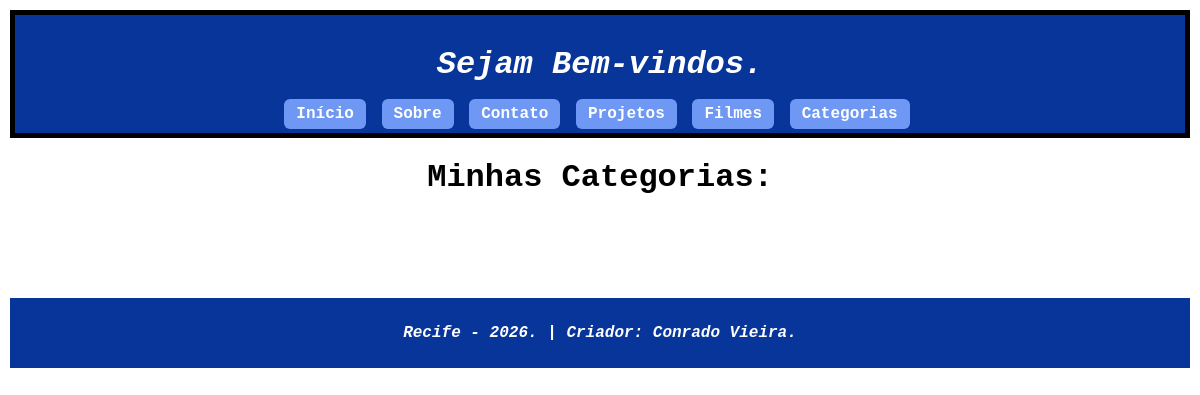
The page /categoria/ on the database as committed earlier.
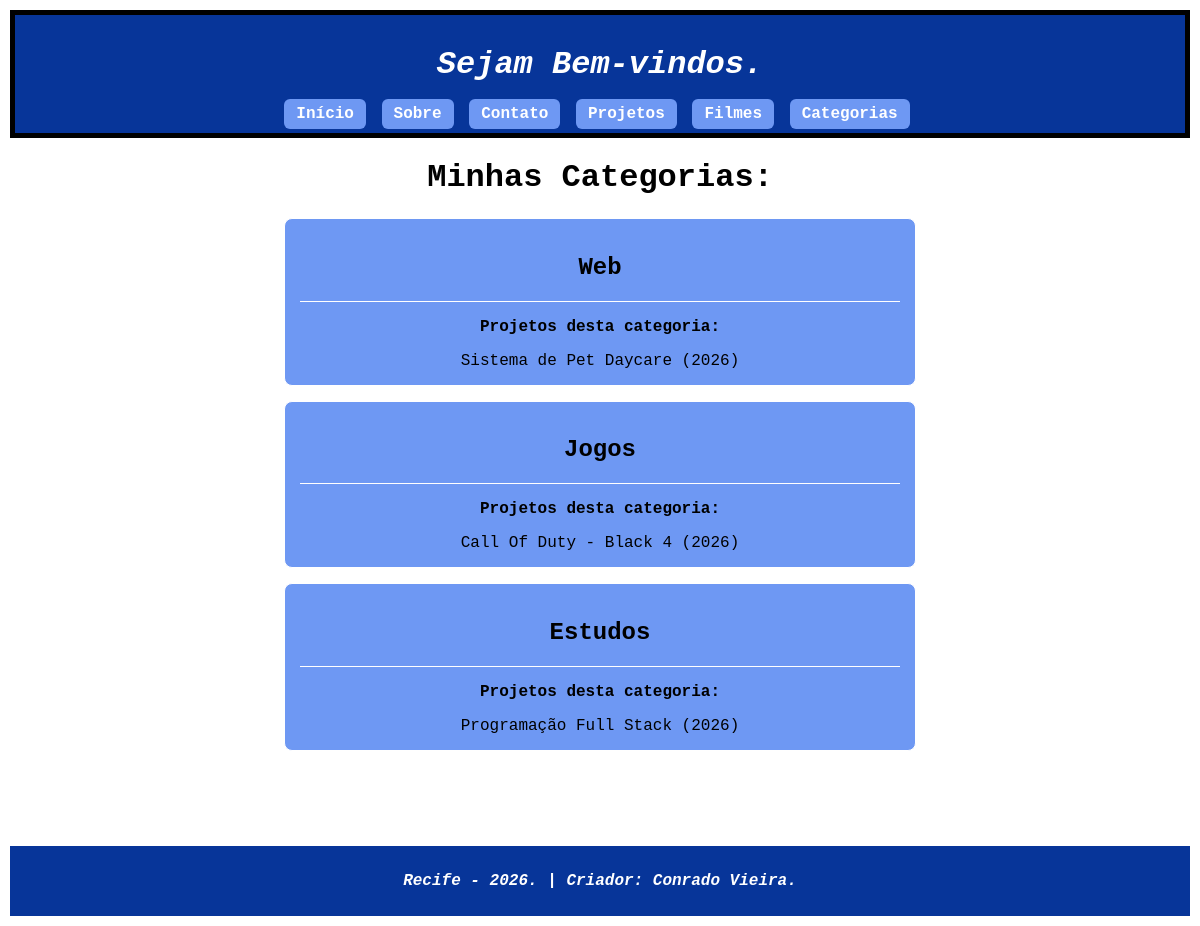
The same page on the database as committed later.
### paginas/models.py (models this page shows, shortened)
class Categoria(models.Model):
    nome = models.CharField(max_length=100)

class projeto(models.Model):
    nome = models.CharField(max_length=100)
    descricao = models.TextField()
    ano = models.IntegerField()
    categoria = models.ForeignKey(
        Categoria,
        on_delete=models.SET_NULL,
        null=True,
        blank=True
    )

### paginas/views.py (the view)
# urls.py: path('categoria/', views.categoria),
def categoria(request):
    contexto = {
        'categorias': Categoria.objects.all(),
    }
    return render(request, 'categoria.html', contexto)

### paginas/templates/categoria.html
{% extends "base.html" %}
{% block content %}
    <h1>Minhas Categorias:</h1>
    <ul>
        {% for item in categorias %}
            <li class="cartao">
                <h2><strong>{{ item.nome }}</strong></h2>
                <hr style="border: 0; border-top: 1px solid white; margin: 10px 0;">
                <p><strong>Projetos desta categoria:</strong></p>
                <ul>
                    {% for proj in item.projeto_set.all %}
                        <li>{{ proj.nome }} ({{ proj.ano }})</li>
                    {% empty %}
                        <li>Nenhum projeto cadastrado nesta categoria ainda.</li>
                    {% endfor %}
                </ul>
            </li>
        {% endfor %}
    </ul>
{% endblock %}

Rows that differ between the two databases and show on the page:
added Categoria: nome "Web"
added projeto: nome "Sistema de Pet Daycare", ano "2026", shown under "Web"
added Categoria: nome "Jogos"
added projeto: nome "Call Of Duty - Black 4", ano "2026", shown under "Jogos"
added Categoria: nome "Estudos"
added projeto: nome "Programação Full Stack", ano "2026", shown under "Estudos"
